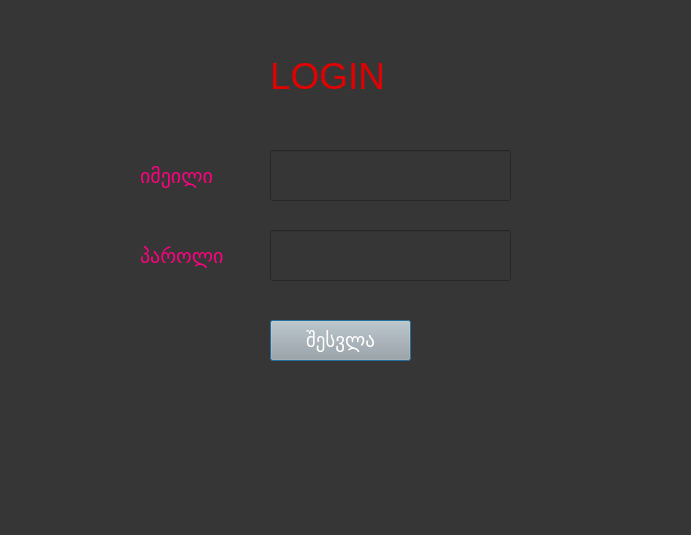
<?xml version="1.0" encoding="UTF-8"?>
<ui version="4.0">
 <class>Dialog</class>
 <widget class="QDialog" name="Dialog">
  <property name="geometry">
   <rect>
    <x>0</x>
    <y>0</y>
    <width>691</width>
    <height>535</height>
   </rect>
  </property>
  <property name="windowTitle">
   <string>ავტორიზაცია</string>
  </property>
  <property name="styleSheet">
   <string notr="true">background-color: rgb(54, 54, 54);</string>
  </property>
  <widget class="QLabel" name="label">
   <property name="geometry">
    <rect>
     <x>270</x>
     <y>40</y>
     <width>121</width>
     <height>71</height>
    </rect>
   </property>
   <property name="styleSheet">
    <string notr="true">color:rgb(225, 0, 0); font-size:28pt;</string>
   </property>
   <property name="text">
    <string>LOGIN</string>
   </property>
  </widget>
  <widget class="QLabel" name="label_2">
   <property name="geometry">
    <rect>
     <x>140</x>
     <y>160</y>
     <width>101</width>
     <height>31</height>
    </rect>
   </property>
   <property name="styleSheet">
    <string notr="true">font-size:15pt; color:rgb(255, 0, 127)</string>
   </property>
   <property name="text">
    <string>იმეილი</string>
   </property>
  </widget>
  <widget class="QLineEdit" name="email">
   <property name="geometry">
    <rect>
     <x>270</x>
     <y>150</y>
     <width>241</width>
     <height>51</height>
    </rect>
   </property>
   <property name="styleSheet">
    <string notr="true">font-size:14pt; color:rgb(243, 243, 243)</string>
   </property>
  </widget>
  <widget class="QLineEdit" name="password">
   <property name="geometry">
    <rect>
     <x>270</x>
     <y>230</y>
     <width>241</width>
     <height>51</height>
    </rect>
   </property>
   <property name="styleSheet">
    <string notr="true">font-size:14pt; color:rgb(243, 243, 243)</string>
   </property>
   <property name="text">
    <string/>
   </property>
  </widget>
  <widget class="QLabel" name="label_3">
   <property name="geometry">
    <rect>
     <x>140</x>
     <y>240</y>
     <width>111</width>
     <height>31</height>
    </rect>
   </property>
   <property name="styleSheet">
    <string notr="true">font-size:15pt; color:rgb(255, 0, 127)</string>
   </property>
   <property name="text">
    <string>პაროლი</string>
   </property>
  </widget>
  <widget class="QPushButton" name="loginbutton">
   <property name="geometry">
    <rect>
     <x>270</x>
     <y>320</y>
     <width>141</width>
     <height>41</height>
    </rect>
   </property>
   <property name="styleSheet">
    <string notr="true">background-color: rgb(167, 168, 167); font-size:14pt; color:rgb(255, 255, 255)</string>
   </property>
   <property name="text">
    <string>შესვლა</string>
   </property>
  </widget>
  <widget class="QLabel" name="errorLabel">
   <property name="geometry">
    <rect>
     <x>270</x>
     <y>380</y>
     <width>241</width>
     <height>31</height>
    </rect>
   </property>
   <property name="styleSheet">
    <string notr="true">color: red; font-size: 12pt; text-align: center;</string>
   </property>
   <property name="text">
    <string></string>
   </property>
   <property name="alignment">
    <set>Qt::AlignCenter</set>
   </property>
  </widget>
 </widget>
 <resources/>
 <connections/>
</ui>
